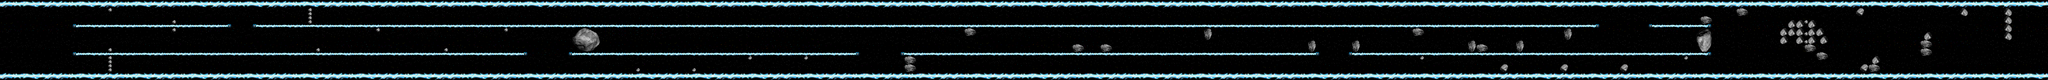

The image is a tile-based game level rendered from a .tmx file. Its description and source (layers, tilesets, objects; grid data summarised) follow:
An orthogonal 512x20 tile map with 16x16 px tiles, 3 tile layers (background, walls, hazards).

<map version="1.0" orientation="orthogonal" width="512" height="20" tilewidth="16" tileheight="16">
 <tileset firstgid="1" name="reversePolarity Full" tilewidth="16" tileheight="16">
     <image source="reversePolarity Full.png" width="960" height="320" />
 </tileset>
 <layer name="background" width="512" height="20">
  <data>[10240 cells, 10240 non-empty, 320 distinct tile ids]</data>
 </layer>
 <layer name="walls" width="512" height="20">
  <data>[10240 cells, 2817 non-empty, 36 distinct tile ids]</data>
 </layer>
 <layer name="hazards" width="512" height="20">
  <data>[10240 cells, 314 non-empty, 79 distinct tile ids]</data>
 </layer>
</map>
